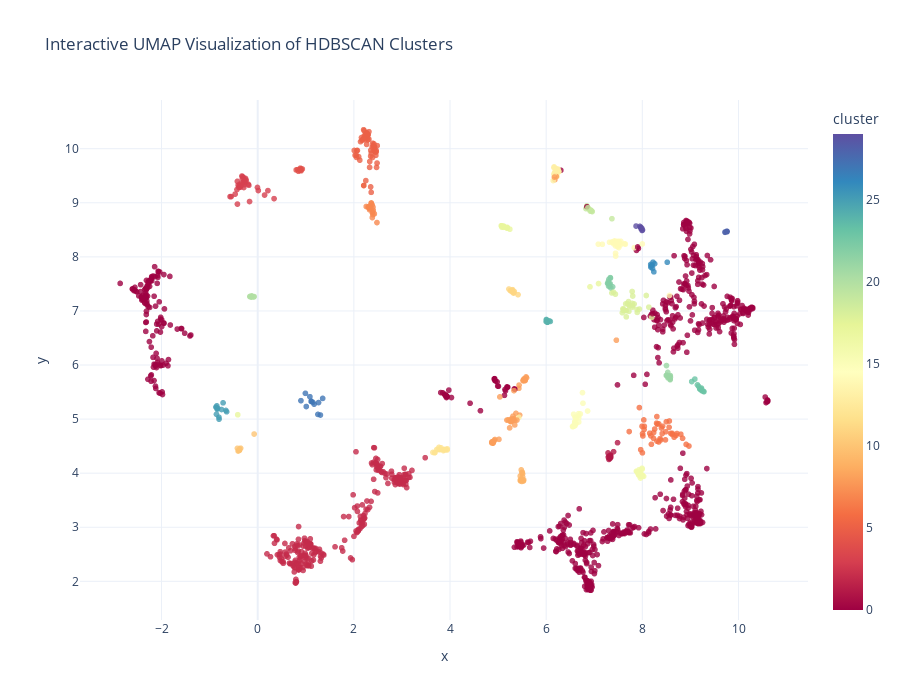

The notebook cell saved with this chart:
### Code cell
import umap
import matplotlib.pyplot as plt
import seaborn as sns
import plotly.express as px
import numpy as np
import pandas as pd


print("\n=== UMAP VISUALIZATION OF DBSCAN CLUSTERS ===")

# Reduce to 2D with UMAP
umap_model = umap.UMAP(
    n_neighbors=15,
    min_dist=0.1,
    n_components=2,
    random_state=42
)
embedding = umap_model.fit_transform(X_reduced_db)

# Convert to DataFrame
df_umap = pd.DataFrame({
    'x': embedding[:, 0],
    'y': embedding[:, 1],
    'cluster': labels_db
})

# Filter out noise for clarity
df_clusters = df_umap[df_umap['cluster'] != -1]

plt.figure(figsize=(10, 8))
palette = sns.color_palette('Spectral', as_cmap=True)
sns.scatterplot(
    data=df_clusters,
    x='x', y='y',
    hue='cluster',
    palette='Spectral',
    s=20, linewidth=0, alpha=0.7
)
plt.title("DBSCAN Clusters (UMAP 2D Projection)", fontsize=14)
plt.xlabel("UMAP Dimension 1")
plt.ylabel("UMAP Dimension 2")
plt.legend(title='Cluster', bbox_to_anchor=(1.05, 1), loc='upper left')
plt.tight_layout()
plt.show()

# Interactive Plotly scatter
fig = px.scatter(
    df_clusters,
    x='x', y='y',
    color='cluster',
    color_continuous_scale='Spectral',
    hover_data={'x': False, 'y': False, 'cluster': True},
    title="Interactive UMAP Visualization of HDBSCAN Clusters"
)
fig.update_traces(marker=dict(size=6, opacity=0.8))
fig.update_layout(
    width=900, height=700,
    template='plotly_white',
    showlegend=True
)
fig.show()

### Figure 1 — Plotly figure (JSON) as saved in the notebook; plotly's stock layout.template omitted (floating-point values rounded to 4 significant figures; data arrays with more than 128 entries replaced by an {"elided": "..."} marker saying what was removed)
{"data": [{"customdata": {"elided": "1685x1 int values"}, "hovertemplate": "cluster=%{marker.color}<extra></extra>", "legendgroup": "", "marker": {"color": {"elided": "1685 int values"}, "coloraxis": "coloraxis", "opacity": 0.8, "size": 6, "symbol": "circle"}, "mode": "markers", "name": "", "showlegend": false, "type": "scattergl", "x": {"elided": "1685 float values"}, "xaxis": "x", "y": {"elided": "1685 float values"}, "yaxis": "y"}], "layout": {"coloraxis": {"colorbar": {"title": {"text": "cluster"}}, "colorscale": [[0, "rgb(158,1,66)"], [0.1, "rgb(213,62,79)"], [0.2, "rgb(244,109,67)"], [0.3, "rgb(253,174,97)"], [0.4, "rgb(254,224,139)"], [0.5, "rgb(255,255,191)"], [0.6, "rgb(230,245,152)"], [0.7, "rgb(171,221,164)"], [0.8, "rgb(102,194,165)"], [0.9, "rgb(50,136,189)"], [1, "rgb(94,79,162)"]]}, "height": 700, "legend": {"tracegroupgap": 0}, "showlegend": true, "title": {"text": "Interactive UMAP Visualization of HDBSCAN Clusters"}, "width": 900, "xaxis": {"anchor": "y", "domain": [0, 1], "title": {"text": "x"}}, "yaxis": {"anchor": "x", "domain": [0, 1], "title": {"text": "y"}}}}
